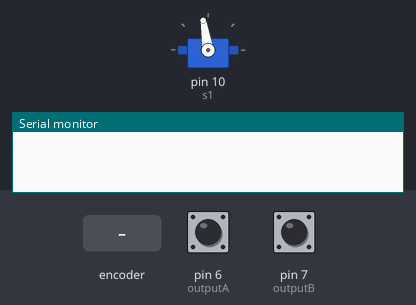
The sketch below on a simulated Arduino Uno, built with avr-gcc and run on an emulated ATmega328P. Parts: servo, the last lines printed to the serial monitor. The test bench sets the inputs (shaded band); at power-on: pin 6 (outputA) HIGH, pin 7 (outputB) HIGH.

Above: at 0.1 s.
At 1.2 s:
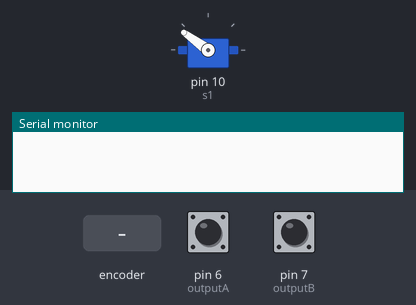
1.3 s: rotary encoder on pin 6 (outputA) / pin 7 (outputB) turned 1 step (first pin leading)
At 2.4 s:
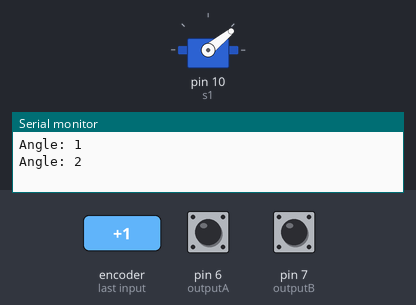
4.5 s: rotary encoder on pin 6 (outputA) / pin 7 (outputB) turned 3 steps (first pin leading)
8.1 s: rotary encoder on pin 6 (outputA) / pin 7 (outputB) turned 3 steps (first pin leading)
11.7 s: rotary encoder on pin 6 (outputA) / pin 7 (outputB) turned 1 step (first pin leading)
14.9 s: rotary encoder on pin 6 (outputA) / pin 7 (outputB) turned 3 steps (first pin leading)
Timing chart, 0 to 75.0 s (numbered marks = the images above; inputs shaded):
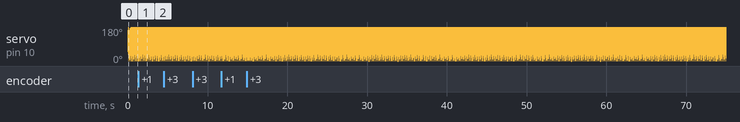

The sketch:

rotaryAngle.ino
```cpp
#include<Servo.h>
Servo s1;

class rotary
{
  private:
    int outputA = 6;
    int outputB = 7;
  public:
    rotary(int x, int y)
    {
      pinMode (outputA, INPUT);
      pinMode (outputB, INPUT);

      aLastState = digitalRead(outputA);

      outputA = x;
      outputB = y;
   //   angle = z;
    }
    int angle = 0;
    int aState;
    int aLastState;
    int whatAngle()
    {
      aState = digitalRead(outputA);
      if (aState != aLastState)

      {

        if (digitalRead(outputB) != aState)
        {
          angle ++;
        }
        else
        {
          angle --;
        }
        aLastState = aState;
        if (angle == 181)angle = 180;
        if (angle == -1)angle = 0;
        Serial.print("Angle: ");
        Serial.println(angle);
      }

      return angle;
    }

} r1(6, 7);


void setup()
{
  s1.attach(10);

  Serial.begin (9600);


}

void loop()
{
  for (int i = 0; i < 181; i++)

  {
    s1.write(i);
 //   delay(1000);
    r1.whatAngle();


  }


}
```
